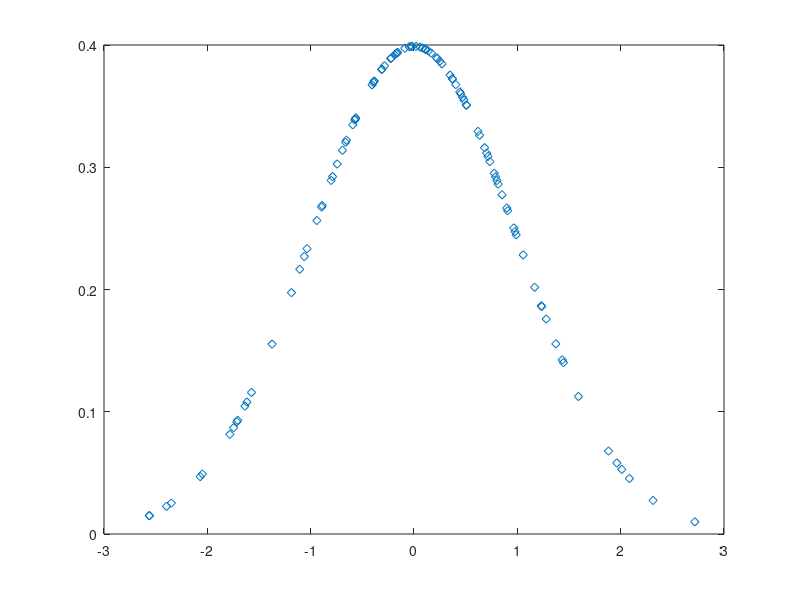

Write MATLAB code to recreate this figure. (Note: this script raises an error after producing the figure.)
%% SESION 1.3
% ESTADÍSTICA

% GENERADOR DE NUMEROS ALEATORIOS

r=binornd(100,0.9); % <--- Un número con distribución binomial.
P=[.1 .4;.3 .9];
r=binornd(100,P); % <--- Una matriz 2x2 con distribución binomial.
nrow=100;
ncol=3;
r=binornd(100,0.9,nrow,ncol); % <--- Una matriz 100x3 con dis. binomial.

y=binopdf(r(:,1),100,0.9);
plot(r(:,1),y,'d');

% DISTRIBUCION NORMAL
mu=0;
sigma=1;
ntimes=100;
nobs=1;
nr=normrnd(mu,sigma,ntimes,nobs);

pdfnr=normpdf(nr,mu,sigma); %Cacula la distribución de probabilidad en nr
plot(nr,pdfnr,'d');

% ESTADISTICA DESCRIPTIVA
clear

x=normrnd(2,6,100,1);

% PROMEDIO
% MEDIANTE CODIGO
T=length(x);
x_sum=0;
for k=1:T
x_sum=x_sum+x(k);
end
x_mean1=x_sum/T;
clear x_sum
% MEDIANTE FUNCION
x_mean2=mean(x);

%x_gmean=geomean(x); % <--- MEDIA GEOMETRICA
x_hmean=harmmean(x); % <--- MEDIA ARMÓNICA
x_median=median(x); % <--- MEDIANA

% DESV. ESTANDAR
% MEDIANTE CODIGO
x2_sum=0;
x2_hat=(x-x_mean1).^2;
for k=1:T
    x2_sum=x2_sum+x2_hat(k);
end
x_stdv1=(x2_sum/(T-1))^(1/2);
clear x2_sum

% MEDIANTE FUNCION
x_stdv2=std(x);

x_var=var(x); % <--- VARIANZA DE x.
x_iqr=iqr(x); % <--- RANGO INTERCUARTILICO.
x_mad=mad(x); % <--- MEAN ABSOLUTE DEVIATION.

